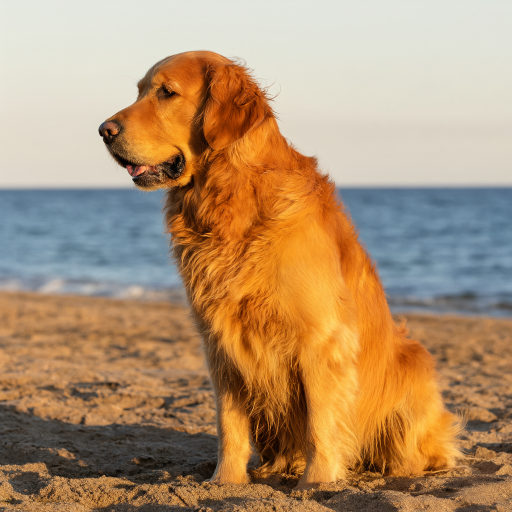
#> input picture tests/data/ts_dog.png, 1024 x 1024 px (shown at 1/2 size)
$ python -i handler.py   (imports and definitions only)
#> lines starting #> are read from the running program, lines starting #| are printed output that depends on the picture
"""RunPod Serverless handler: Qwen-Image-2.1 (int8 convrot) single-image editing on RTX 4090 via ComfyUI.

Protocol (compatible with the previous FireRed-Edit endpoint):
  input.image      raw base64 (data: prefix tolerated)  -> Picture 1 (required)
  input.prompt     edit instruction, passed through unchanged (required)
  input.ref_image  optional base64                      -> Picture 2
  input.ref_images optional list of base64              -> Picture 3..6
  input.steps / input.resolution / input.seed           optional, clamped to safe ranges
returns {"image": <JPEG q95 base64>, "info": {...}} or {"error": "..."} (which RunPod reports as FAILED).

ComfyUI runs as a child process; its three model files are loaded once at worker start (warm-up) and reused.
"""
import atexit, base64, binascii, glob, io, json, os, secrets, shlex, signal, subprocess, sys, threading, time, traceback, uuid, urllib.error, urllib.parse, urllib.request

# [1 line not run here, left out]

from PIL import Image, ImageOps

COMFY_DIR = os.environ.get("COMFY_DIR", "/app/ComfyUI")
COMFY_URL = "http://127.0.0.1:8188"
IN_DIR, OUT_DIR, TMP_DIR = "/tmp/comfy_in", "/tmp/comfy_out", "/tmp/comfy_tmp"
MODELS = {"unet": "qwen_image_2.1_int8_convrot.safetensors", "clip": "qwen3vl_8b_int8_convrot.safetensors", "vae": "qwen_image_2.1_vae_bf16.safetensors"}
DEFAULTS = {"steps": int(os.environ.get("QIE_STEPS", 20)), "resolution": int(os.environ.get("QIE_RESOLUTION", 1024))}
LIMITS = {"steps": (4, 30), "resolution": (768, 1280), "seed": (0, 2**53)}
MAX_INPUT_BYTES = 8 * 1024 * 1024        # raw file size before base64 (caller contract)
MAX_PIXELS = 50_000_000                  # decompression-bomb guard; an 8 MiB JPEG never reaches this
MAX_IMAGES = 6                           # Picture 1..6
MAX_RETURN_BYTES = int(9.5 * 1024 * 1024)  # RunPod /run result limit is 10 MB including JSON
JPEG_QUALITIES = (95, 90, 85)
JOB_DEADLINE_S = float(os.environ.get("QIE_JOB_DEADLINE_S", 55))  # stay under the 60 s endpoint executionTimeout
COMFY_EXTRA_ARGS = shlex.split(os.environ.get("QIE_COMFY_ARGS", ""))  # e.g. "--disable-dynamic-vram"; settable per template release without a rebuild
BUILD = os.environ.get("QIE_BUILD", "dev")                            # image tag baked in by the workflow, echoed in info.build
MAGIC = {b"\xff\xd8\xff": "jpeg", b"\x89PNG\r\n\x1a\n": "png", b"RIFF": "webp"}

_proc = None
_log_fh = None
_state = {"gpu": None, "init_s": None, "jobs": 0}


# ----------------------------------------------------------------------------- logging / ComfyUI lifecycle
def log(msg, **kv):
    extra = (" " + json.dumps(kv, ensure_ascii=False)) if kv else ""
    print(f"[qie {time.strftime('%H:%M:%S')}] {msg}{extra}", flush=True)


# [108 lines left out: functions comfy, _tail_log, start_comfy, stop_comfy, comfy_alive, gpu_fingerprint and 2 more, not called in this run]


# ----------------------------------------------------------------------------- input handling
class BadInput(Exception):
    pass


# [51 lines left out: functions decode_image, clamp_int, not called in this run]


def parse_job(inp):
    if not isinstance(inp, dict):
        raise BadInput("input 必须是对象")
    prompt = inp.get("prompt")
    if not isinstance(prompt, str) or not prompt.strip():
        raise BadInput("prompt 缺失")
    refs = inp.get("ref_images") or []
    if not isinstance(refs, list):
        raise BadInput("ref_images 必须是数组")
    fields = [("image", inp.get("image"))] + ([("ref_image", inp["ref_image"])] if inp.get("ref_image") not in (None, "") else []) + \
             [(f"ref_images[{i}]", v) for i, v in enumerate(refs) if v not in (None, "")]
    if len(fields) > MAX_IMAGES:
        raise BadInput(f"参考图最多 {MAX_IMAGES} 张（含 image）")
    images, metas = [], []
    for field, val in fields:
        im, meta = decode_image(field, val, len(images) + 1)
        images.append(im); metas.append(meta)
    steps = clamp_int(inp.get("steps"), "steps", DEFAULTS["steps"])
    resolution = clamp_int(inp.get("resolution"), "resolution", DEFAULTS["resolution"])
    resolution -= resolution % 32
    seed = clamp_int(inp.get("seed"), "seed", None)
    if seed is None:
        seed = secrets.randbelow(2**32)
    return {"prompt": prompt, "images": images, "image_meta": metas, "steps": steps, "resolution": resolution, "seed": seed}


# ----------------------------------------------------------------------------- ComfyUI graph
# [137 lines left out: functions build_graph, run_graph, encode_jpeg, _synthetic, warmup, _cleanup and 2 more, not called in this run]


# [2 lines not run here, left out]

>>> import cv2
>>> picture = cv2.imread('../tests/data/ts_dog.png', cv2.IMREAD_GRAYSCALE)
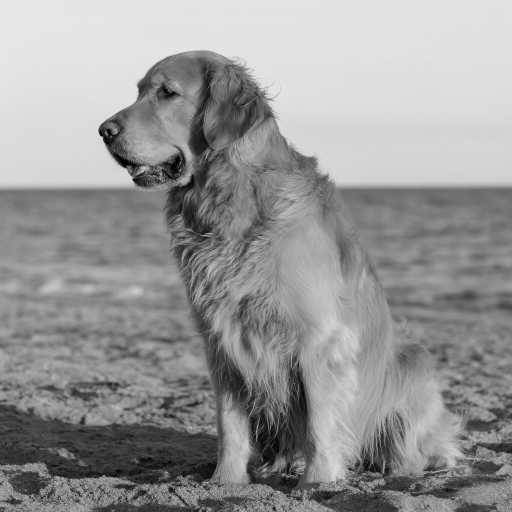
#> picture: shape (1024, 1024) (shown at 1/2 size); min 0, max 232, mean 150.6
#> (the run stopped early here; a loop or call above may not have finished)

$ run again, on tests/data/ts_room.png
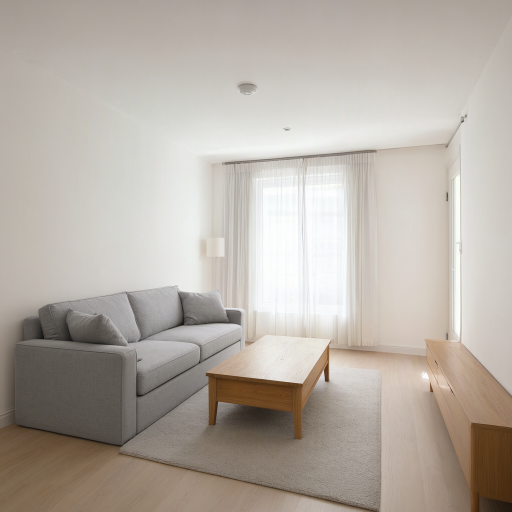
#> input picture tests/data/ts_room.png, 1024 x 1024 px (shown at 1/2 size)
#> `picture = cv2.imread('../tests/data/ts_dog.png', cv2.IMREAD_GRAYSCALE)`:
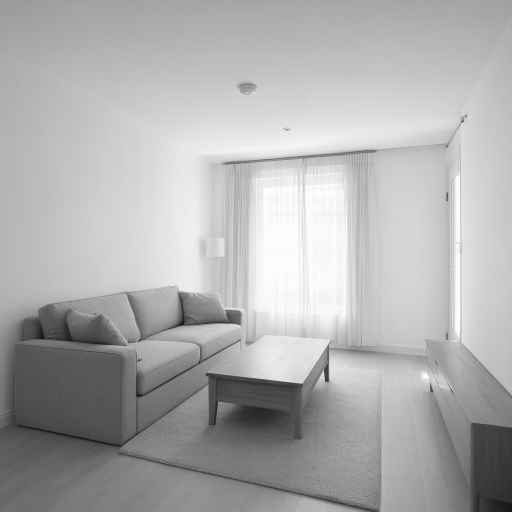
#> picture: shape (1024, 1024) (shown at 1/2 size); min 10, max 255, mean 174.4

$ run again, on tests/data/ts_sign.png
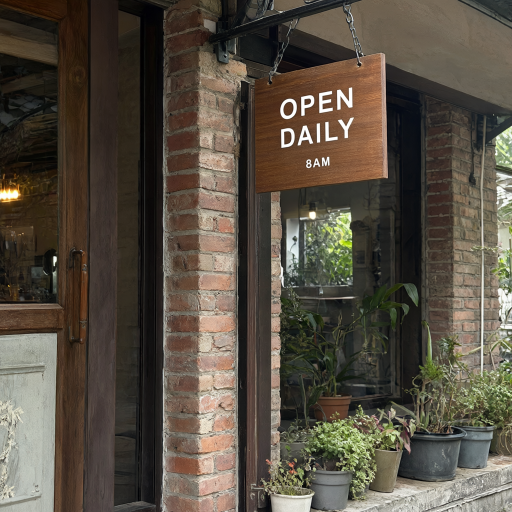
#> input picture tests/data/ts_sign.png, 1024 x 1024 px (shown at 1/2 size)
#> `picture = cv2.imread('../tests/data/ts_dog.png', cv2.IMREAD_GRAYSCALE)`:
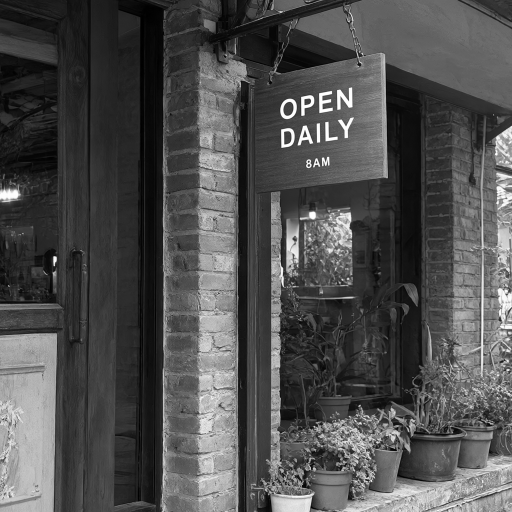
#> picture: shape (1024, 1024) (shown at 1/2 size); min 0, max 255, mean 78.9
